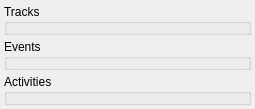
    <widget class="QWidget" name="eventOptionDockContents">
     <property name="geometry">
      <rect>
       <x>0</x>
       <y>0</y>
       <width>255</width>
       <height>104</height>
      </rect>
     </property>
     <layout class="QVBoxLayout" name="verticalLayout_2">
      <property name="spacing">
       <number>4</number>
      </property>
      <property name="margin">
       <number>4</number>
      </property>
      <item>
       <widget class="QGroupBox" name="pvoGroupBox">
        <property name="title">
         <string>Tracks</string>
        </property>
        <layout class="QVBoxLayout" name="verticalLayout_11">
         <property name="leftMargin">
          <number>4</number>
         </property>
         <property name="topMargin">
          <number>0</number>
         </property>
         <property name="rightMargin">
          <number>4</number>
         </property>
         <property name="bottomMargin">
          <number>0</number>
         </property>
         <item>
          <widget class="vgMixerWidget" name="pvoFilter" native="true">
           <property name="enabled">
            <bool>false</bool>
           </property>
          </widget>
         </item>
        </layout>
       </widget>
      </item>
      <item>
       <widget class="QGroupBox" name="normalcyGroupBox">
        <property name="title">
         <string>Events</string>
        </property>
        <layout class="QVBoxLayout" name="verticalLayout_3">
         <property name="leftMargin">
          <number>4</number>
         </property>
         <property name="topMargin">
          <number>0</number>
         </property>
         <property name="rightMargin">
          <number>4</number>
         </property>
         <property name="bottomMargin">
          <number>0</number>
         </property>
         <item>
          <widget class="vgMixerWidget" name="normalcyFilter" native="true">
           <property name="enabled">
            <bool>false</bool>
           </property>
          </widget>
         </item>
        </layout>
       </widget>
      </item>
      <item>
       <widget class="QGroupBox" name="saliencyGroupBox">
        <property name="title">
         <string>Activities</string>
        </property>
        <layout class="QVBoxLayout" name="verticalLayout_4">
         <property name="leftMargin">
          <number>4</number>
         </property>
         <property name="topMargin">
          <number>0</number>
         </property>
         <property name="rightMargin">
          <number>4</number>
         </property>
         <property name="bottomMargin">
          <number>0</number>
         </property>
         <item>
          <widget class="vgMixerWidget" name="saliencyFilter" native="true">
           <property name="enabled">
            <bool>false</bool>
           </property>
          </widget>
         </item>
        </layout>
       </widget>
      </item>
      <item>
       <spacer name="verticalSpacer">
        <property name="orientation">
         <enum>Qt::Vertical</enum>
        </property>
        <property name="sizeHint" stdset="0">
         <size>
          <width>20</width>
          <height>438</height>
         </size>
        </property>
       </spacer>
      </item>
     </layout>
    </widget>
